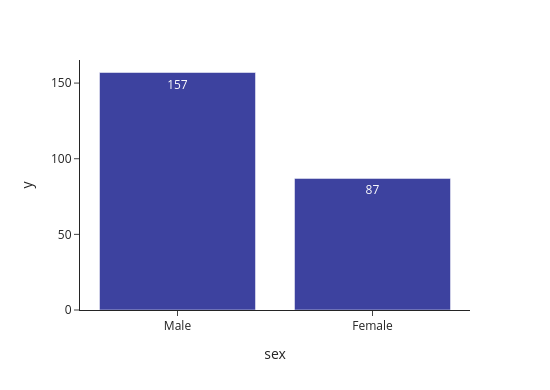

The notebook cell this image was saved under:
### Code cell
colors=('#3D429F', '#6DD2CD', '#19A7F3','#F5D7E2')
fig= px.bar(data_frame= sex_count, x=sex_count.index, y=sex_count.values, color_discrete_sequence= colors, text_auto= True, 
               template= "simple_white", width= 550, height= 390)
fig.show()

### Figure 1 — Plotly figure (JSON) as saved in the notebook; plotly's stock layout.template omitted (floating-point values rounded to 4 significant figures)
{"data": [{"hovertemplate": "sex=%{x}<br>y=%{y}<extra></extra>", "legendgroup": "", "marker": {"color": "#3D429F", "pattern": {"shape": ""}}, "name": "", "orientation": "v", "showlegend": false, "textposition": "auto", "texttemplate": "%{y}", "type": "bar", "x": ["Male", "Female"], "xaxis": "x", "y": [157, 87], "yaxis": "y"}], "layout": {"barmode": "relative", "height": 390, "legend": {"tracegroupgap": 0}, "margin": {"t": 60}, "width": 550, "xaxis": {"anchor": "y", "domain": [0, 1], "title": {"text": "sex"}}, "yaxis": {"anchor": "x", "domain": [0, 1], "title": {"text": "y"}}}}
